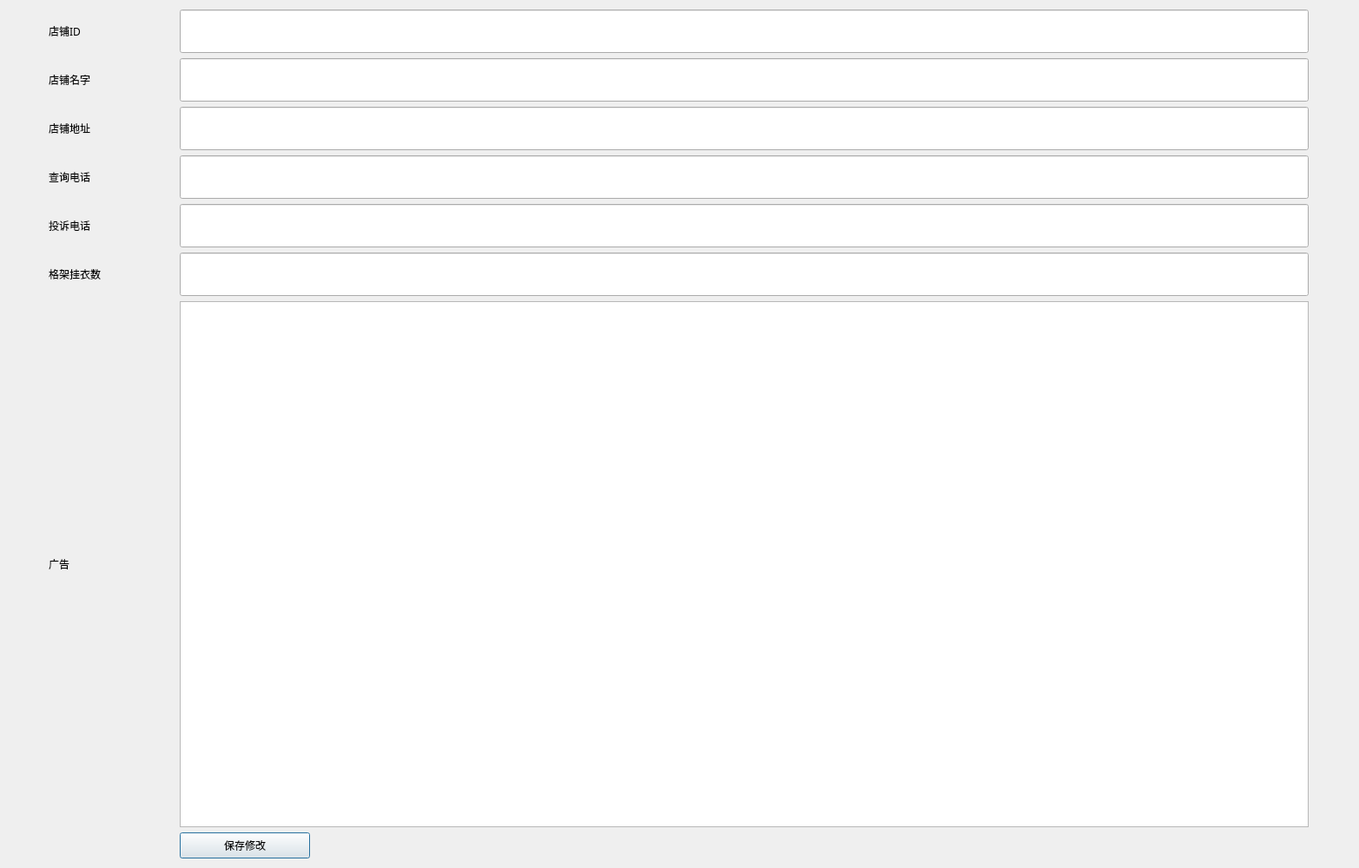
<?xml version="1.0" encoding="UTF-8"?>
<ui version="4.0">
 <class>dlgShopData</class>
 <widget class="QDialog" name="dlgShopData">
  <property name="geometry">
   <rect>
    <x>0</x>
    <y>0</y>
    <width>1565</width>
    <height>1000</height>
   </rect>
  </property>
  <property name="minimumSize">
   <size>
    <width>1565</width>
    <height>1000</height>
   </size>
  </property>
  <property name="maximumSize">
   <size>
    <width>1565</width>
    <height>1000</height>
   </size>
  </property>
  <property name="font">
   <font>
    <family>微软雅黑</family>
   </font>
  </property>
  <property name="windowTitle">
   <string>Dialog</string>
  </property>
  <layout class="QGridLayout" name="gridLayout">
   <item row="0" column="0">
    <widget class="QLabel" name="LAShopID">
     <property name="minimumSize">
      <size>
       <width>50</width>
       <height>50</height>
      </size>
     </property>
     <property name="maximumSize">
      <size>
       <width>100</width>
       <height>16777215</height>
      </size>
     </property>
     <property name="text">
      <string>店铺ID</string>
     </property>
    </widget>
   </item>
   <item row="0" column="1">
    <widget class="QLineEdit" name="LEShopID">
     <property name="minimumSize">
      <size>
       <width>1300</width>
       <height>50</height>
      </size>
     </property>
     <property name="maximumSize">
      <size>
       <width>1300</width>
       <height>16777215</height>
      </size>
     </property>
    </widget>
   </item>
   <item row="1" column="0">
    <widget class="QLabel" name="LAShopName">
     <property name="minimumSize">
      <size>
       <width>50</width>
       <height>50</height>
      </size>
     </property>
     <property name="maximumSize">
      <size>
       <width>100</width>
       <height>16777215</height>
      </size>
     </property>
     <property name="text">
      <string>店铺名字</string>
     </property>
    </widget>
   </item>
   <item row="1" column="1">
    <widget class="QLineEdit" name="LEShopName">
     <property name="minimumSize">
      <size>
       <width>1300</width>
       <height>50</height>
      </size>
     </property>
     <property name="maximumSize">
      <size>
       <width>1300</width>
       <height>16777215</height>
      </size>
     </property>
    </widget>
   </item>
   <item row="2" column="0">
    <widget class="QLabel" name="LAShopAddress">
     <property name="minimumSize">
      <size>
       <width>50</width>
       <height>50</height>
      </size>
     </property>
     <property name="maximumSize">
      <size>
       <width>100</width>
       <height>16777215</height>
      </size>
     </property>
     <property name="text">
      <string>店铺地址</string>
     </property>
    </widget>
   </item>
   <item row="2" column="1">
    <widget class="QLineEdit" name="LEShopAddress">
     <property name="minimumSize">
      <size>
       <width>1300</width>
       <height>50</height>
      </size>
     </property>
     <property name="maximumSize">
      <size>
       <width>1300</width>
       <height>16777215</height>
      </size>
     </property>
    </widget>
   </item>
   <item row="3" column="0">
    <widget class="QLabel" name="LASearchPhone">
     <property name="minimumSize">
      <size>
       <width>50</width>
       <height>50</height>
      </size>
     </property>
     <property name="maximumSize">
      <size>
       <width>100</width>
       <height>16777215</height>
      </size>
     </property>
     <property name="text">
      <string>查询电话</string>
     </property>
    </widget>
   </item>
   <item row="3" column="1">
    <widget class="QLineEdit" name="LESearchPhone">
     <property name="minimumSize">
      <size>
       <width>1300</width>
       <height>50</height>
      </size>
     </property>
     <property name="maximumSize">
      <size>
       <width>1300</width>
       <height>16777215</height>
      </size>
     </property>
    </widget>
   </item>
   <item row="4" column="0">
    <widget class="QLabel" name="LAComplaintsPhone">
     <property name="minimumSize">
      <size>
       <width>50</width>
       <height>50</height>
      </size>
     </property>
     <property name="maximumSize">
      <size>
       <width>100</width>
       <height>16777215</height>
      </size>
     </property>
     <property name="text">
      <string>投诉电话</string>
     </property>
    </widget>
   </item>
   <item row="4" column="1">
    <widget class="QLineEdit" name="LEComplaintPhone">
     <property name="minimumSize">
      <size>
       <width>1300</width>
       <height>50</height>
      </size>
     </property>
     <property name="maximumSize">
      <size>
       <width>1300</width>
       <height>16777215</height>
      </size>
     </property>
    </widget>
   </item>
   <item row="5" column="0">
    <widget class="QLabel" name="LAEveryShelfClothesCount">
     <property name="minimumSize">
      <size>
       <width>50</width>
       <height>50</height>
      </size>
     </property>
     <property name="maximumSize">
      <size>
       <width>100</width>
       <height>16777215</height>
      </size>
     </property>
     <property name="text">
      <string>格架挂衣数</string>
     </property>
    </widget>
   </item>
   <item row="5" column="1">
    <widget class="QLineEdit" name="LEEveryShelfClothesCount">
     <property name="minimumSize">
      <size>
       <width>1300</width>
       <height>50</height>
      </size>
     </property>
     <property name="maximumSize">
      <size>
       <width>1300</width>
       <height>16777215</height>
      </size>
     </property>
    </widget>
   </item>
   <item row="6" column="1">
    <widget class="QPlainTextEdit" name="PTAdvertisement">
     <property name="minimumSize">
      <size>
       <width>1300</width>
       <height>50</height>
      </size>
     </property>
     <property name="maximumSize">
      <size>
       <width>1300</width>
       <height>16777215</height>
      </size>
     </property>
     <property name="plainText">
      <string/>
     </property>
    </widget>
   </item>
   <item row="8" column="1">
    <widget class="QPushButton" name="BtnSave">
     <property name="minimumSize">
      <size>
       <width>150</width>
       <height>30</height>
      </size>
     </property>
     <property name="maximumSize">
      <size>
       <width>150</width>
       <height>16777215</height>
      </size>
     </property>
     <property name="text">
      <string>保存修改</string>
     </property>
    </widget>
   </item>
   <item row="6" column="0">
    <widget class="QLabel" name="LAAdvertisement">
     <property name="minimumSize">
      <size>
       <width>50</width>
       <height>50</height>
      </size>
     </property>
     <property name="maximumSize">
      <size>
       <width>100</width>
       <height>16777215</height>
      </size>
     </property>
     <property name="text">
      <string>广告</string>
     </property>
    </widget>
   </item>
  </layout>
 </widget>
 <resources/>
 <connections/>
</ui>
